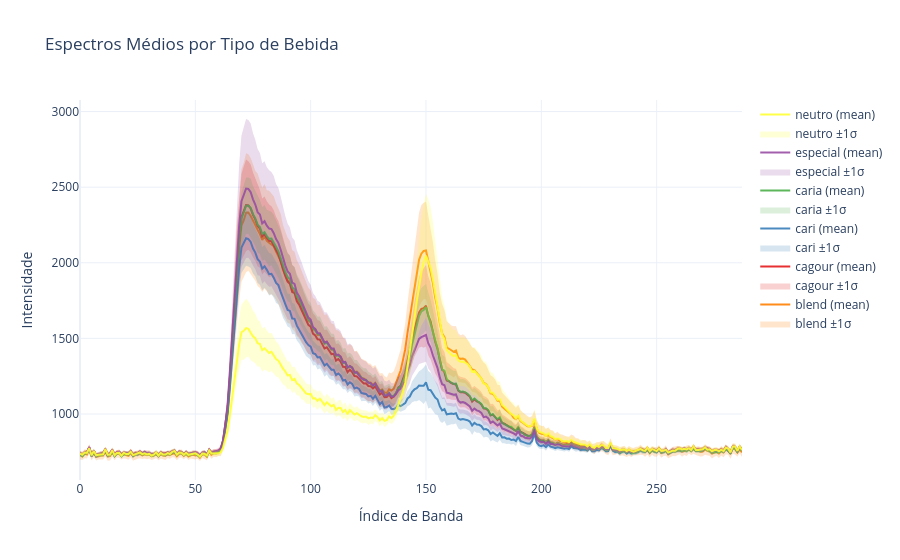

Notebook source saved alongside this figure:
### Code cell
fig = plot_curve_mean(df,
                      'beverage_type',
                      description='Espectros Médios por Tipo de Bebida')
fig.show()

### Figure 1 — Plotly figure (JSON) as saved in the notebook; plotly's stock layout.template omitted (floating-point values rounded to 4 significant figures; data arrays with more than 128 entries replaced by an {"elided": "..."} marker saying what was removed)
{"data": [{"hoverinfo": "skip", "line": {"width": 0}, "mode": "lines", "showlegend": false, "type": "scatter", "x": {"elided": "288 int values"}, "y": {"elided": "288 float values"}}, {"fill": "tonexty", "fillcolor": "rgba(255, 127, 0, 0.2)", "hoverinfo": "skip", "line": {"width": 0}, "mode": "lines", "name": "blend ±1σ", "type": "scatter", "x": {"elided": "288 int values"}, "y": {"elided": "288 float values"}}, {"line": {"color": "rgba(255, 127, 0, 0.9)", "width": 2}, "mode": "lines", "name": "blend (mean)", "type": "scatter", "x": {"elided": "288 int values"}, "y": {"elided": "288 float values"}}, {"hoverinfo": "skip", "line": {"width": 0}, "mode": "lines", "showlegend": false, "type": "scatter", "x": {"elided": "288 int values"}, "y": {"elided": "288 float values"}}, {"fill": "tonexty", "fillcolor": "rgba(228, 26, 28, 0.2)", "hoverinfo": "skip", "line": {"width": 0}, "mode": "lines", "name": "cagour ±1σ", "type": "scatter", "x": {"elided": "288 int values"}, "y": {"elided": "288 float values"}}, {"line": {"color": "rgba(228, 26, 28, 0.9)", "width": 2}, "mode": "lines", "name": "cagour (mean)", "type": "scatter", "x": {"elided": "288 int values"}, "y": {"elided": "288 float values"}}, {"hoverinfo": "skip", "line": {"width": 0}, "mode": "lines", "showlegend": false, "type": "scatter", "x": {"elided": "288 int values"}, "y": {"elided": "288 float values"}}, {"fill": "tonexty", "fillcolor": "rgba(55, 126, 184, 0.2)", "hoverinfo": "skip", "line": {"width": 0}, "mode": "lines", "name": "cari ±1σ", "type": "scatter", "x": {"elided": "288 int values"}, "y": {"elided": "288 float values"}}, {"line": {"color": "rgba(55, 126, 184, 0.9)", "width": 2}, "mode": "lines", "name": "cari (mean)", "type": "scatter", "x": {"elided": "288 int values"}, "y": {"elided": "288 float values"}}, {"hoverinfo": "skip", "line": {"width": 0}, "mode": "lines", "showlegend": false, "type": "scatter", "x": {"elided": "288 int values"}, "y": {"elided": "288 float values"}}, {"fill": "tonexty", "fillcolor": "rgba(77, 175, 74, 0.2)", "hoverinfo": "skip", "line": {"width": 0}, "mode": "lines", "name": "caria ±1σ", "type": "scatter", "x": {"elided": "288 int values"}, "y": {"elided": "288 float values"}}, {"line": {"color": "rgba(77, 175, 74, 0.9)", "width": 2}, "mode": "lines", "name": "caria (mean)", "type": "scatter", "x": {"elided": "288 int values"}, "y": {"elided": "288 float values"}}, {"hoverinfo": "skip", "line": {"width": 0}, "mode": "lines", "showlegend": false, "type": "scatter", "x": {"elided": "288 int values"}, "y": {"elided": "288 float values"}}, {"fill": "tonexty", "fillcolor": "rgba(152, 78, 163, 0.2)", "hoverinfo": "skip", "line": {"width": 0}, "mode": "lines", "name": "especial ±1σ", "type": "scatter", "x": {"elided": "288 int values"}, "y": {"elided": "288 float values"}}, {"line": {"color": "rgba(152, 78, 163, 0.9)", "width": 2}, "mode": "lines", "name": "especial (mean)", "type": "scatter", "x": {"elided": "288 int values"}, "y": {"elided": "288 float values"}}, {"hoverinfo": "skip", "line": {"width": 0}, "mode": "lines", "showlegend": false, "type": "scatter", "x": {"elided": "288 int values"}, "y": {"elided": "288 float values"}}, {"fill": "tonexty", "fillcolor": "rgba(255, 255, 51, 0.2)", "hoverinfo": "skip", "line": {"width": 0}, "mode": "lines", "name": "neutro ±1σ", "type": "scatter", "x": {"elided": "288 int values"}, "y": {"elided": "288 float values"}}, {"line": {"color": "rgba(255, 255, 51, 0.9)", "width": 2}, "mode": "lines", "name": "neutro (mean)", "type": "scatter", "x": {"elided": "288 int values"}, "y": {"elided": "288 float values"}}], "layout": {"title": {"text": "Espectros Médios por Tipo de Bebida"}, "xaxis": {"title": {"text": "Índice de Banda"}}, "yaxis": {"title": {"text": "Intensidade"}}}}
